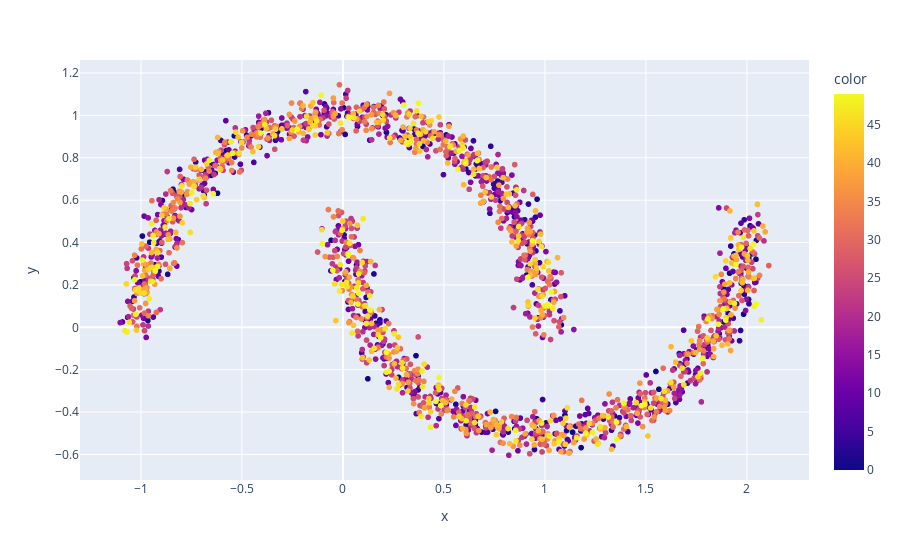

Notebook cell for this chart:
### Code cell
fig =px.scatter( x = np_sorted[:,1],y=np_sorted[:,2],color=np_sorted[:,0])
fig.show()

### Figure 1 — Plotly figure (JSON) as saved in the notebook; plotly's stock layout.template omitted (floating-point values rounded to 4 significant figures; data arrays with more than 128 entries replaced by an {"elided": "..."} marker saying what was removed)
{"data": [{"hovertemplate": "x=%{x}<br>y=%{y}<br>color=%{marker.color}<extra></extra>", "legendgroup": "", "marker": {"color": {"elided": "2000 float values"}, "coloraxis": "coloraxis", "symbol": "circle"}, "mode": "markers", "name": "", "showlegend": false, "type": "scattergl", "x": {"elided": "2000 float values"}, "xaxis": "x", "y": {"elided": "2000 float values"}, "yaxis": "y"}], "layout": {"coloraxis": {"colorbar": {"title": {"text": "color"}}, "colorscale": [[0.0, "#0d0887"], [0.1111, "#46039f"], [0.2222, "#7201a8"], [0.3333, "#9c179e"], [0.4444, "#bd3786"], [0.5556, "#d8576b"], [0.6667, "#ed7953"], [0.7778, "#fb9f3a"], [0.8889, "#fdca26"], [1.0, "#f0f921"]]}, "legend": {"tracegroupgap": 0}, "margin": {"t": 60}, "xaxis": {"anchor": "y", "domain": [0.0, 1.0], "title": {"text": "x"}}, "yaxis": {"anchor": "x", "domain": [0.0, 1.0], "title": {"text": "y"}}}}
